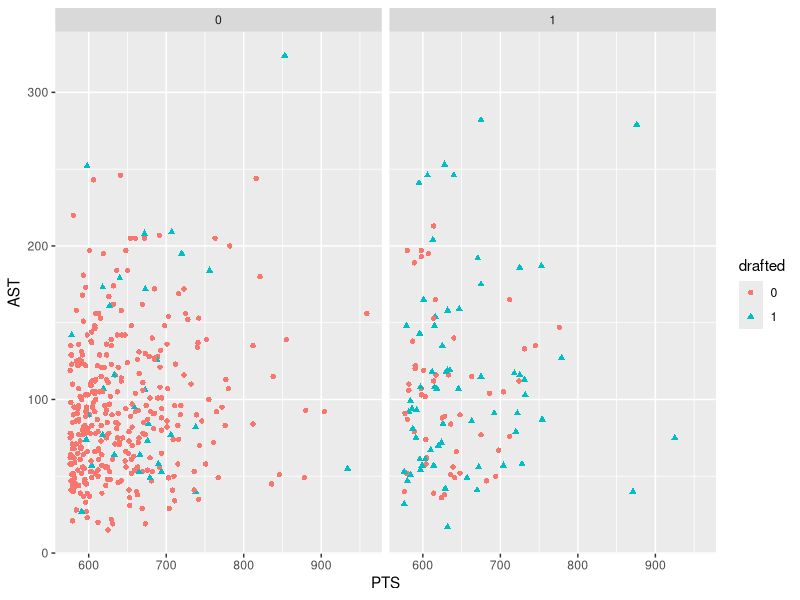
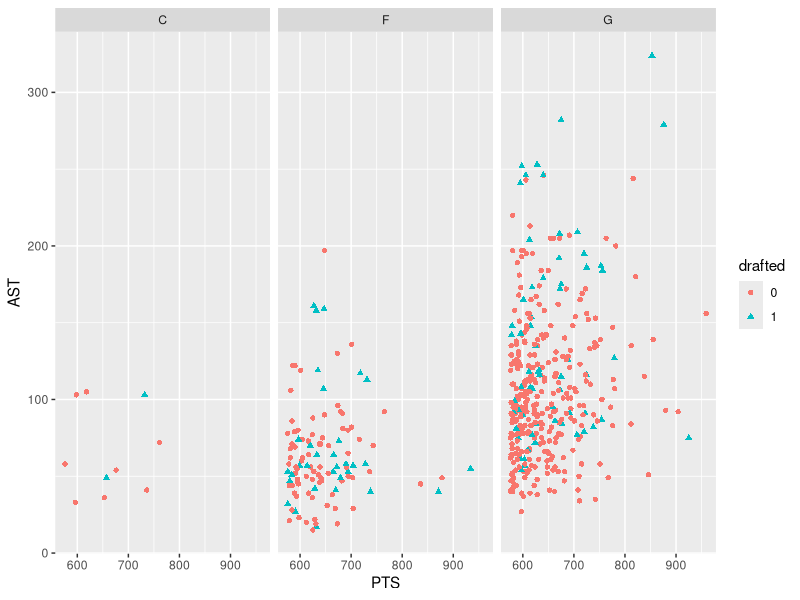
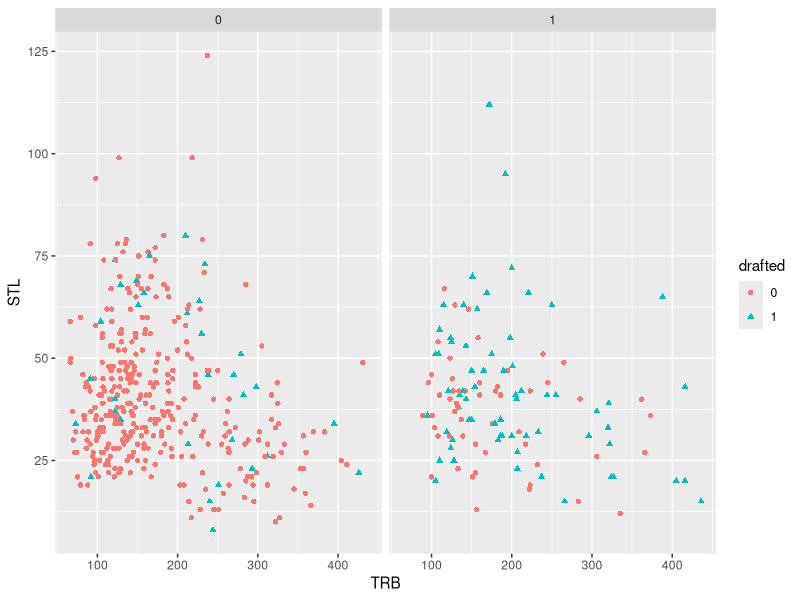
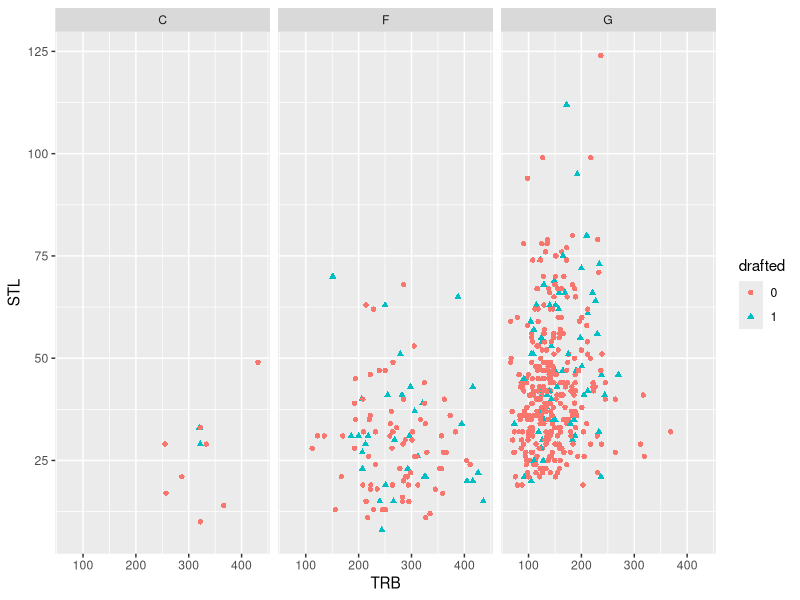
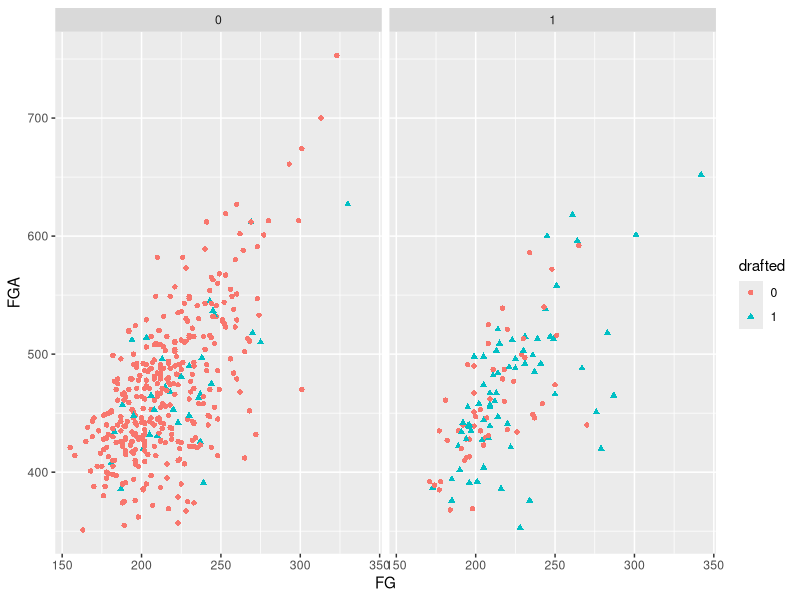
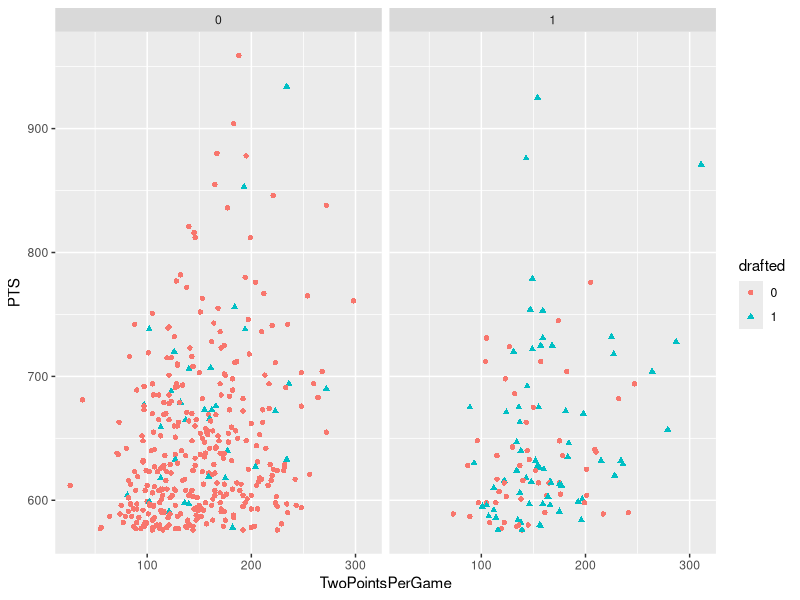
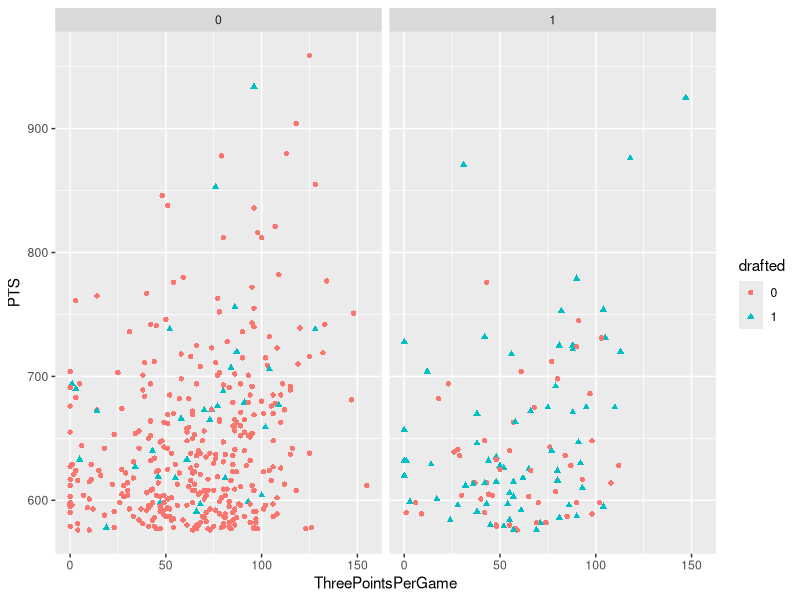
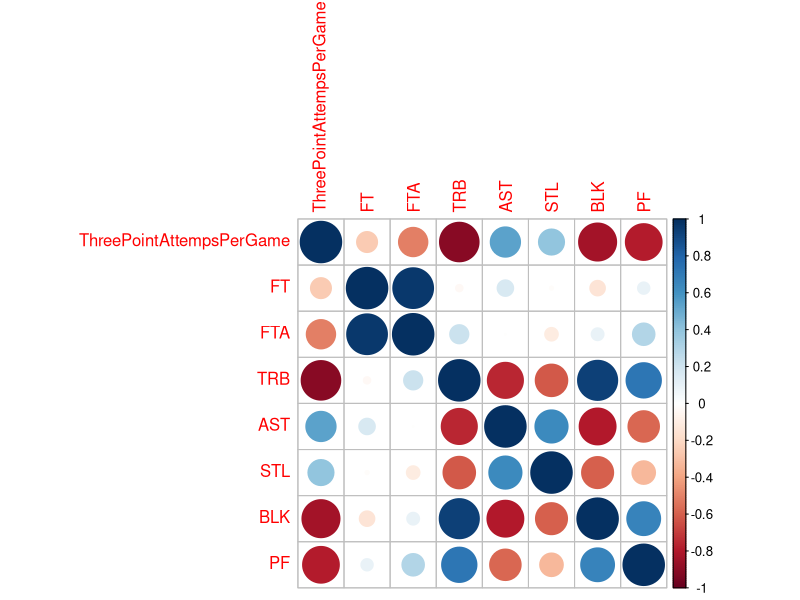

Reproduce these figures in R, in order.
## ---- chunk 1
knitr::opts_chunk$set(echo = TRUE)
## ---- chunk 2
library(readr)
library(dplyr)
library(ggplot2)
library(tidyr)
library(tidyverse)
library(caret)
library(corrplot)
library(MLmetrics)
## ---- chunk 3
Draft <- read_csv("./data/drafted_players.csv")
Past_Players <- read_csv("./data/previous_college_players.csv")
Current_Players <- read_csv("./data/current_college_players.csv")
## ---- chunk 4
Draft$Player = str_extract(Draft$Player, "[^\\\\]+")
Past_Players$Player = str_extract(Past_Players$Player, "[^\\\\]+")
Current_Players$Player = str_extract(Current_Players$Player, "[^\\\\]+")
## ---- chunk 5

Past_Players$drafted <- 0
Past_Players %>% 
  filter(Player %in% Draft$Player) %>% 
  mutate(drafted = 1) %>% 
  select(Player, drafted)
Past_Players$drafted[Past_Players$Player %in% Draft$Player] <- 1

Past_Players %>% 
  filter(drafted == 1)
## ---- chunk 6
Past_Players$PWR5 <- 0
Past_Players %>% 
  filter(Past_Players$Conf == 'ACC'|Past_Players$Conf =='SEC'|Past_Players$Conf == 'Pac-12'|Past_Players$Conf == 'Big Ten'|Past_Players$Conf == 'Big 12') %>% 
  mutate(PWR5 = 1) %>% 
  select(Conf, PWR5)
Past_Players$PWR5[Past_Players$Conf == 'ACC'|Past_Players$Conf =='SEC'|Past_Players$Conf == 'Pac-12'|Past_Players$Conf == 'Big Ten'|Past_Players$Conf == 'Big 12' ] <- 1
## ---- chunk 7
Current_Players$PWR5 <- 0
Current_Players %>% 
  filter(Current_Players$Conf == 'ACC'|Current_Players$Conf =='SEC'|Current_Players$Conf == 'Pac-12'|Current_Players$Conf == 'Big Ten'|Current_Players$Conf == 'Big 12') %>% 
  mutate(PWR5 = 1) %>% 
  select(Conf, PWR5)
Current_Players$PWR5[Current_Players$Conf == 'ACC'|Current_Players$Conf =='SEC'|Current_Players$Conf == 'Pac-12'|Current_Players$Conf == 'Big Ten'|Current_Players$Conf == 'Big 12' ] <- 1
## ---- chunk 8
Past_Players$drafted <- as.factor(Past_Players$drafted)
str(Past_Players)
## ---- chunk 9
modifypastplayerdf <- Past_Players %>%
  select(Rk,Player,Pos, School, 10:17, 20:23, 25:28) 
## ---- chunk 10
Past_Players2 <- modifypastplayerdf %>%
  rename('TwoPointsPerGame' = '2P', 'TwoPointAttempsPerGame' = '2PA', 'ThreePointsPerGame' = '3P', 'ThreePointAttempsPerGame' = '3PA')
## ---- chunk 11
ggplot(data=Past_Players2) + 
  geom_point(aes(x=PTS, y=AST, colour=drafted, shape=drafted)) +
  facet_wrap(vars(PWR5))

ggplot(data=Past_Players2) + 
  geom_point(aes(x=PTS, y=AST, colour=drafted, shape=drafted)) +
  facet_wrap(vars(Pos))

ggplot(data=Past_Players2) + 
  geom_point(aes(x=TRB, y=STL, colour=drafted, shape=drafted)) +
  facet_wrap(vars(PWR5))

ggplot(data=Past_Players2) + 
  geom_point(aes(x=TRB, y=STL, colour=drafted, shape=drafted)) +
  facet_wrap(vars(Pos))

ggplot(data=Past_Players2) + 
  geom_point(aes(x=FG, y=FGA, colour=drafted, shape=drafted)) +
  facet_wrap(vars(PWR5))

ggplot(data=Past_Players2) + 
  geom_point(aes(x=TwoPointsPerGame, y=PTS, colour=drafted, shape=drafted)) +
  facet_wrap(vars(PWR5))

ggplot(data=Past_Players2) + 
  geom_point(aes(x=ThreePointsPerGame, y=PTS, colour=drafted, shape=drafted)) +
  facet_wrap(vars(PWR5))
## ---- chunk 12
Draftplot2 <-cor(Past_Players2[,c(10:17)])  
corrplot(cor(Draftplot2))

## ---- chunk 13
set.seed(267)
test_pct <- 0.20
num_test_recs <- as.integer(test_pct * nrow(Past_Players2))

test_recs <- sample(nrow(Past_Players2), num_test_recs)
train <- Past_Players2[-test_recs,]
test <- Past_Players2[test_recs,]
## ---- chunk 14
table(train$drafted)
## ---- chunk 15
ggplot(train) + geom_boxplot(aes(x = drafted, y = PTS, colour = drafted))
ggplot(train) + geom_boxplot(aes(x = drafted, y = AST, colour = drafted))
ggplot(train) + geom_boxplot(aes(x = drafted, y = STL, colour = drafted))
ggplot(train) + geom_boxplot(aes(x = drafted, y = TRB, colour = drafted))

ggplot(train) + geom_boxplot(aes(x = Pos, y = PTS, colour = drafted))
ggplot(train) + geom_boxplot(aes(x = Pos, y = AST, colour = drafted))
ggplot(train) + geom_boxplot(aes(x = Pos, y = STL, colour = drafted))
ggplot(train) + geom_boxplot(aes(x = Pos, y = TRB, colour = drafted))
## ---- chunk 16
pastplayers1 <- glm(drafted ~ PTS, data=train, family=binomial(link="logit"))
summary(pastplayers1)

ggplot(data=data.frame(Predicted=pastplayers1$fitted.values, Actual=train$drafted), 
       aes(y=Predicted, x=Actual)) + geom_point()

pastplayers2 <- glm(drafted ~ PTS +  TRB + AST + BLK + STL + PWR5, data=train, family=binomial(link="logit"))
summary(pastplayers2)

ggplot(data=data.frame(Predicted=pastplayers2$fitted.values, Actual=train$drafted), 
       aes(y=Predicted, x=Actual)) + geom_point()

pastplayers3 <- glm(drafted ~ PTS + AST + TRB + PWR5 , data=train, family=binomial(link="logit"))
summary(pastplayers3)

ggplot(data=data.frame(Predicted=pastplayers3$fitted.values, Actual=train$drafted), 
       aes(y=Predicted, x=Actual)) + geom_point()

pastplayers4 <- glm(drafted ~ PTS + AST + TRB + STL + BLK + PWR5 + Pos, data=train, family=binomial(link="logit"))
summary(pastplayers4)

ggplot(data=data.frame(Predicted=pastplayers4$fitted.values, Actual=train$drafted), 
       aes(y=Predicted, x=Actual)) + geom_point()

pastplayers5 <- glm(drafted ~ PTS + PWR5 + Pos, data=train, family=binomial(link="logit"))
summary(pastplayers4)

ggplot(data=data.frame(Predicted=pastplayers4$fitted.values, Actual=train$drafted), 
       aes(y=Predicted, x=Actual)) + geom_point()

## ---- chunk 17
yhat_M1 <- (pastplayers1$fit > 0.5) * 1
yhat_M2 <- (pastplayers2$fit > 0.5) * 1
yhat_M3 <- (pastplayers3$fit > 0.5) * 1
yhat_M4 <- (pastplayers4$fit > 0.5) * 1
yhat_M5 <- (pastplayers5$fit > 0.5) * 1
## ---- chunk 18
pastplayers1$y[1:100]
## ---- chunk 19
table(train$drafted, pastplayers1$y)
## ---- chunk 20
drafted_fit_predictions <- data.frame(as.factor(pastplayers1$y),
                                      as.factor(yhat_M1),
                                      as.factor(yhat_M2),
                                      as.factor(yhat_M3), 
                                      as.factor(yhat_M4), 
                                      as.factor(yhat_M5)) 
                                     

names(drafted_fit_predictions) <-
  c("yact","yhat1","yhat2","yhat3", "yhat4", "yhat5")
## ---- chunk 21

with(drafted_fit_predictions, table(yhat1, yact))
with(drafted_fit_predictions, table(yhat2, yact))
with(drafted_fit_predictions, table(yhat3, yact))
with(drafted_fit_predictions, table(yhat4, yact))
with(drafted_fit_predictions, table(yhat5, yact))
## ---- chunk 22
cm1 <- confusionMatrix(drafted_fit_predictions$yhat1, 
                       drafted_fit_predictions$yact, 
                       positive="1")
cat("\n\nModel 1\n")
cm1

cm2 <- confusionMatrix(drafted_fit_predictions$yhat2, 
                       drafted_fit_predictions$yact, 
                       positive="1")
cat("\n\nModel 2\n")
cm2

cm3 <- confusionMatrix(drafted_fit_predictions$yhat3, 
                       drafted_fit_predictions$yact, 
                       positive="1")

cat("\n\nModel 3\n")
cm3

cm4 <- confusionMatrix(drafted_fit_predictions$yhat4, 
                       drafted_fit_predictions$yact, 
                       positive="1")
cat("\n\nModel 4\n")
cm4

cm5 <- confusionMatrix(drafted_fit_predictions$yhat5, 
                       drafted_fit_predictions$yact, 
                       positive="1")

cat("\n\nModel 5\n")
cm5

## ---- chunk 23
prob_test1 <- predict(pastplayers1, newdata=test, type="response")
yhat_test1 <- (prob_test1 > 0.5) * 1
head(cbind(test$Player, yhat_test1,prob_test1))
## ---- chunk 24
prob_test2 <- predict(pastplayers2, newdata=test, type="response")
yhat_test2 <- (prob_test2 > 0.5) * 1
head(cbind(test$Player, yhat_test2,prob_test2))
## ---- chunk 25
prob_test3 <- predict(pastplayers3, newdata=test, type="response")
yhat_test3 <- (prob_test3 > 0.5) * 1
head(cbind(test$Player, yhat_test3,prob_test3))

## ---- chunk 26
prob_test4 <- predict(pastplayers4, newdata=test, type="response")
yhat_test4 <- (prob_test4 > 0.5) * 1
head(cbind(test$Player, yhat_test4,prob_test4))

## ---- chunk 27
prob_test5 <- predict(pastplayers5, newdata=test, type="response")
yhat_test5 <- (prob_test5 > 0.5) * 1
head(cbind(test$Player, yhat_test5,prob_test5))

## ---- chunk 28

drafted_test_predictions <- data.frame(as.factor(pastplayers1$y),
                                       as.factor(yhat_test1),
                                       as.factor(yhat_test2),
                                       as.factor(yhat_test3),
                                       as.factor(yhat_test4),
                                       as.factor(yhat_test5))

names(drafted_test_predictions) <- c("yact","yhat1","yhat2","yhat3","yhat4","yhat5")
## ---- chunk 29
cm1_test <- confusionMatrix(drafted_test_predictions$yhat1,
                            drafted_test_predictions$yact, positive="1")
cm2_test <- confusionMatrix(drafted_test_predictions$yhat2,
                            drafted_test_predictions$yact, positive="1")
cm3_test <- confusionMatrix(drafted_test_predictions$yhat3,
                            drafted_test_predictions$yact, positive="1")
cm4_test <- confusionMatrix(drafted_test_predictions$yhat4,
                            drafted_test_predictions$yact, positive="1")
cm5_test <- confusionMatrix(drafted_test_predictions$yhat5,
                            drafted_test_predictions$yact, positive="1")
## ---- chunk 30
cat("\n\nModel 1\n")
cm1_test
cm1_test$overall['Accuracy']
cat("\n\nModel 2\n")
cm2_test
cm2_test$overall['Accuracy']
cat("\n\nModel 3\n")
cm3_test
cm3_test$overall['Accuracy']
cat("\n\nModel 4\n")
cm4_test
cm4_test$overall['Accuracy']
cat("\n\nModel 5\n")
cm5_test
cm5_test$overall['Accuracy']
## ---- chunk 31
currplay_2 <- predict(pastplayers2, newdata=Current_Players, type="response")
yhat_currplay2 <- (currplay_2  > 0.5) * 1
head(cbind(Current_Players$Player, yhat_currplay2,currplay_2))
## ---- chunk 32
currplay_5 <- predict(pastplayers5, newdata=Current_Players, type="response")
yhat_currplay5 <- (currplay_5 > 0.5) * 1
head(cbind(Current_Players$Player, yhat_currplay5,currplay_5))
